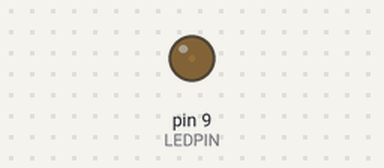
Simulated run of this sketch. Board: Arduino Uno, built with avr-gcc and run on an emulated ATmega328P. On the bench: output pins drawn as LEDs (lit = HIGH).

Above: at 0.05 s.
At 1.15 s:
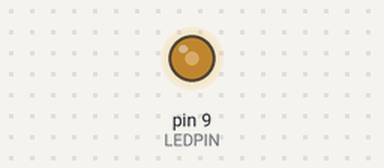
At 2.3 s:
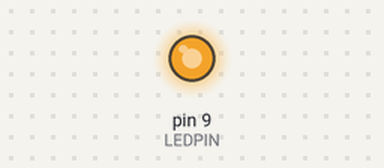
At 4.55 s:
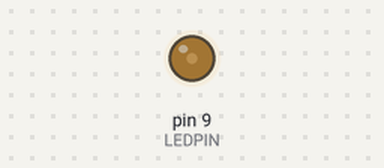
Timing chart, 0 to 7.9 s (numbered marks = the images above):
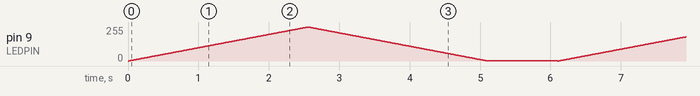

The sketch:

LED_analog.ino
```cpp
int LEDPIN = 9;

void setup() {
  // put your setup code here, to run once:

}

void loop() {
  int pwm = 0;
  int k = 0;
  int m=0;
  for (k = 0; k < 255; k++) {
    analogWrite(LEDPIN, pwm);
    pwm++;
    delay(10);
    if (k == 254) {
      for (m=254;m>=0;m--) {
        analogWrite(LEDPIN, pwm);
        pwm = pwm - 1;
        delay(10);
      }
      k=0;
      pwm=0;
      delay(1000);
    }
  }
}
```
